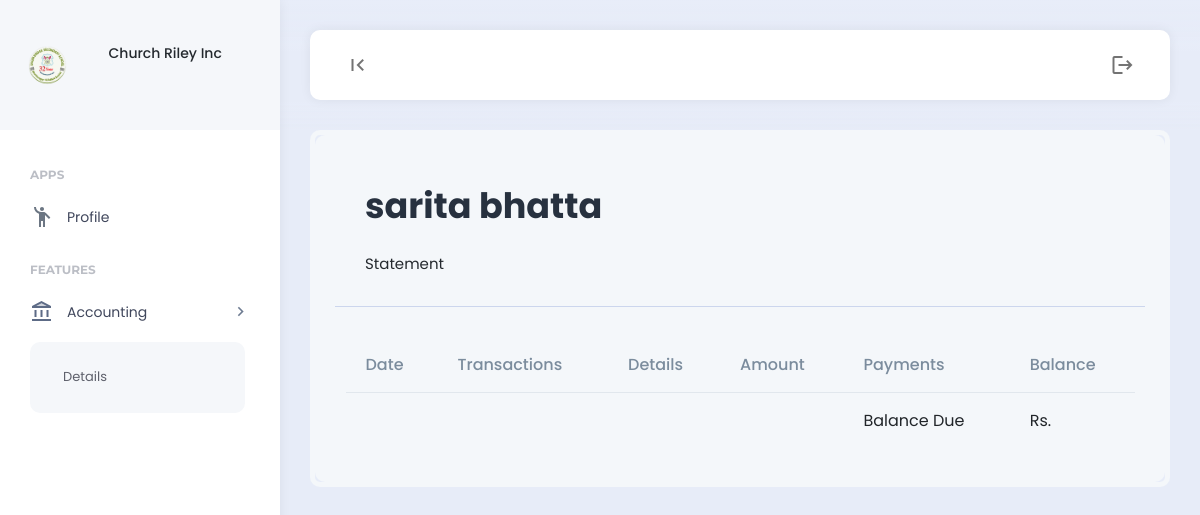
Page /student_statement/ (signed in) on the earlier database version.
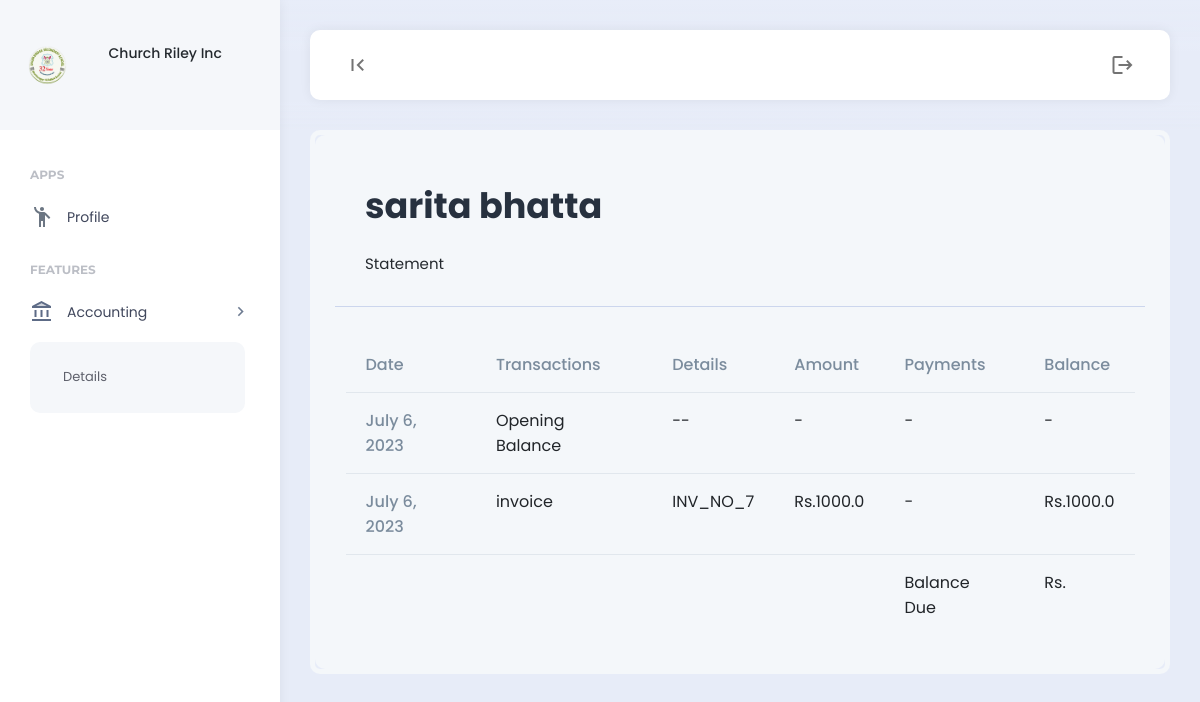
Same page on the later database version.
### finance/models.py (models this page shows, shortened)
class Statement(models.Model):
    student = models.ForeignKey(Student, on_delete=models.SET_NULL, null = True)
    transaction = models.CharField(max_length=255)
    details = models.CharField(max_length=255)
    amount = models.FloatField(null = True, blank = True)
    payment = models.FloatField(null = True, blank = True)
    balance = models.FloatField(null = True, blank = True)
    created = models.DateField(auto_now_add=True)
    class Meta:
        verbose_name_plural = "05. Statements"

### student/views.py (the view)
# urls.py: path("student_statement/", views.student_statement, name="student_statement"),
def student_statement(request):
    logged_in_user= User.objects.get(username=request.user)
    student = Student.objects.get(user=logged_in_user)
    statements = Statement.objects.filter(student=student)
    context = {
        'student': student,
        'statements': statements,
    }
    return render(request, 'student/student_statement.html', context)

### templates/student/student_statement.html
{% include 'student_header.html' %}
<div class="app-content">
    <div class="content-wrapper">
        <div class="example-container">
            <div class="example-content bg-light">
                <div class="page-description d-flex align-items-center">
                    <div class="page-description-content flex-grow-1">
                        <h1>{{student.user.first_name}} {{student.user.last_name}}</h1>
                        <span>Statement</span>
                    </div>
                </div>
                <div class="container html-content">
                  <table class="table">
                  <thead>
                    <tr>
                      <th scope="col">Date</th>
                      <th scope="col">Transactions</th>
                      <th scope="col">Details</th>
                      <th scope="col">Amount</th>
                      <th scope="col">Payments</th>
                      <th scope="col">Balance</th>
                    </tr>
                  </thead>
                  <tbody>
                      {% for statement in statements %}
                    <tr>
                      <th scope="row">{{statement.created}}</th>
                      <td>{{statement.transaction}}</td>
                      <td>{{statement.details}}</td>
                      {% if statement.amount %}
                      <td>Rs.{{statement.amount}}</td>
                      {% else %}
                      <td>-</td>
                      {% endif %}
                      {% if statement.payment %}
                      <td>Rs.{{statement.payment}}</td>
                      {% else %}
                      <td>-</td>
                      {% endif %}
                      {% if statement.balance %}
                      <td>Rs.{{statement.balance}}</td>
                      {% else %}
                      <td>-</td>
                      {% endif %}
                    </tr>
                    {% endfor %}
                    <tr>
                      <th ></th>
                      <td></td>
                      <td></td>
                      <td></td>
                      <td>Balance Due</td>
                      <td>Rs.{{balance_due}}</td>
                    </tr>
                  </tbody>
                </table>
              </div>
            </div>
        </div>
    </div>
</div>

Differences in the rows shown:
added Statement: created "July 6, 2023", transaction "Opening Balance", details "--"
added Statement: created "July 6, 2023", transaction "invoice", details "INV_NO_7", amount "1000.0", balance "1000.0"
